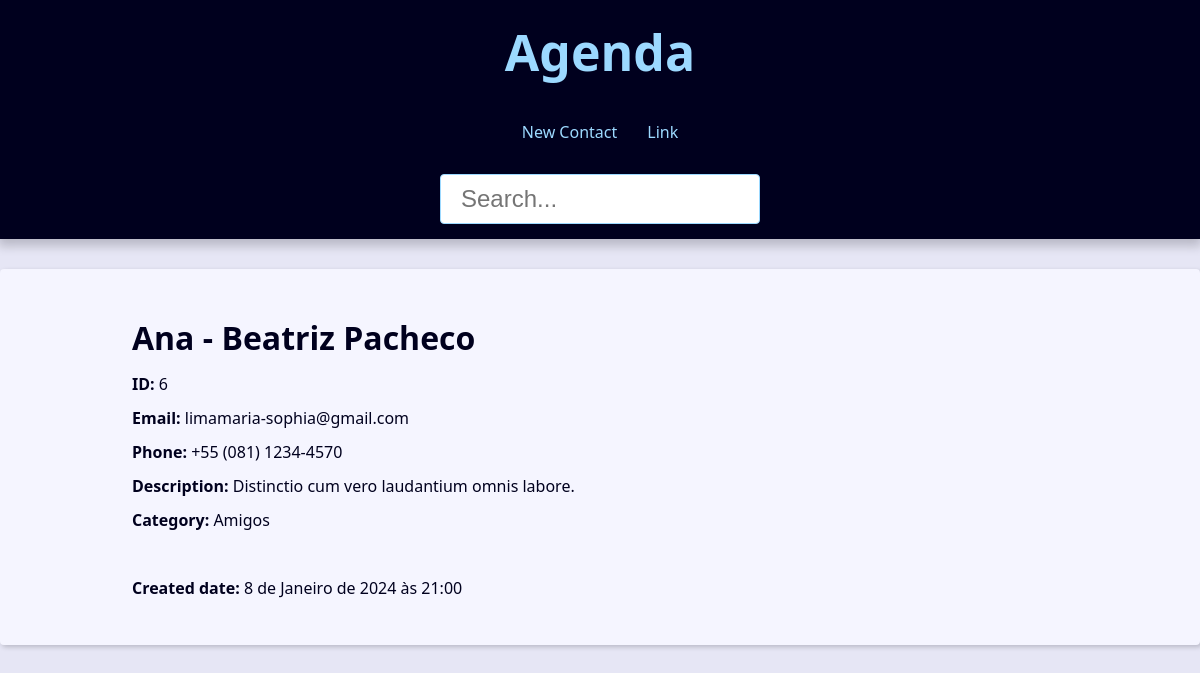
The page /contact/6/ on the database its author committed.
### contact/models.py (models this page shows, shortened)
class Contact( models.Model ):
    name = models.CharField(max_length=50) #field com char de no maximo 50 chars
    last_name = models.CharField(max_length=100)
    phone = models.CharField(max_length=70)
    email = models.EmailField(max_length=254)
    created_at = models.DateTimeField(default=timezone.now) #quando o campo for criado;
    description = models.TextField()
    show = models.BooleanField(default=True)
    picture = models.ImageField(blank=True,upload_to='pictures/%Y%m')
    category = models.ForeignKey(Category,on_delete=models.SET_NULL,blank=True, null=True) # CASCADE = deletando category, o contato sera deletado tambem
    owner = models.ForeignKey(User,on_delete=models.SET_NULL,null=True)

class Category(models.Model):
    class Meta:
        verbose_name_plural = 'Categories'
    name = models.CharField(max_length=50)

### contact/views/contact_views.py (the view)
# urls.py: path('', include('contact.urls')),
def contact(request, id):
    contact = Contact.objects.filter(pk = id).first()
    if contact is None:
        raise Http404
    context = {
        'contact' : contact,
        'title' : contact.name,
    }
    return render(request,'contact/contact.html',context)

### contact/templates/contact/contact.html
{% extends 'global/base.html' %}
{% block content %}
    <div class="single-contact">
        <h1 class="single-contact-name">
            {{contact.name}} - {{contact.last_name}}
        </h1>
        <p><b>ID:</b> {{contact.id}}</p>
        <p><b>Email:</b> {{contact.email}}</p>
        <p><b>Phone:</b> {{contact.phone}}</p>
        <p><b>Description: </b>{{contact.description}}</p>
        <p><b>Category:</b> {{contact.category.name}}</p>
        <br/>
        <p><b>Created date:</b> {{contact.created_at}}</p>
    </div>
{% endblock content %}

### base_static/global/css/style.css (style rules this page uses)
:root { --spacing: 1.5rem; --link-dark-color: rgb(0, 83, 134); --link-light-color: rgb(156, 217, 255); --clr-white: rgb(245, 245, 255); --clr-black: rgb(0, 0, 30); --clr-light-gray: rgb(230, 230, 245); --clr-dark-shadow-5: rgba(0, 0, 10, 5%); --clr-dark-shadow-10: rgba(0, 0, 10, 10%); --clr-dark-shadow-20: rgba(0, 0, 10, 20%); --clr-light-shadow-5: rgba(200, 200, 255, 5%); --clr-light-shadow-10: rgba(200, 200, 255, 10%); --clr-light-shadow-20: rgba(200, 200, 255, 20%); --main-page-width: 120rem; --table-min-width: 60rem; --biggest-font-size: 5rem; --bigger-font-size: 4rem; --big-font-size: 3.2rem; --medium-font-size: 2.4rem; --small-font-size: 1.6rem; --smaller-font-size: 1.4rem; --smallest-font-size: 1.2rem; --transition-fast: 300ms; --transition-medium: 600ms; --transition-slow: 1s; --default-border-radius: 4px; }
*, *::before, *::after { margin: 0; padding: 0; box-sizing: border-box; }
html { font-size: 62.5%; }
body { font-family: system-ui, -apple-system, BlinkMacSystemFont, 'Segoe UI', Roboto, Oxygen, Ubuntu, Cantarell, 'Open Sans', 'Helvetica Neue', sans-serif; line-height: 1.5; font-size: var(--small-font-size); color: var(--clr-black); -webkit-font-smoothing: antialiased; background: var(--clr-light-gray); }
@media (min-width: 600px) { .single-contact { max-width: 80%; margin: calc(var(--spacing) * 2) auto; } }
.single-contact h1 { margin: 1rem 0; }
.single-contact p { margin: 1rem 0; }

### rows shown on the page
Contact: name "Ana", last_name "Beatriz Pacheco", id "6", email "limamaria-sophia@gmail.com", phone "+55 (081) 1234-4570", description "Distinctio cum vero laudantium omnis labore.", category.name "Amigos", created_at "8 de Janeiro de 2024 às 21:00"
